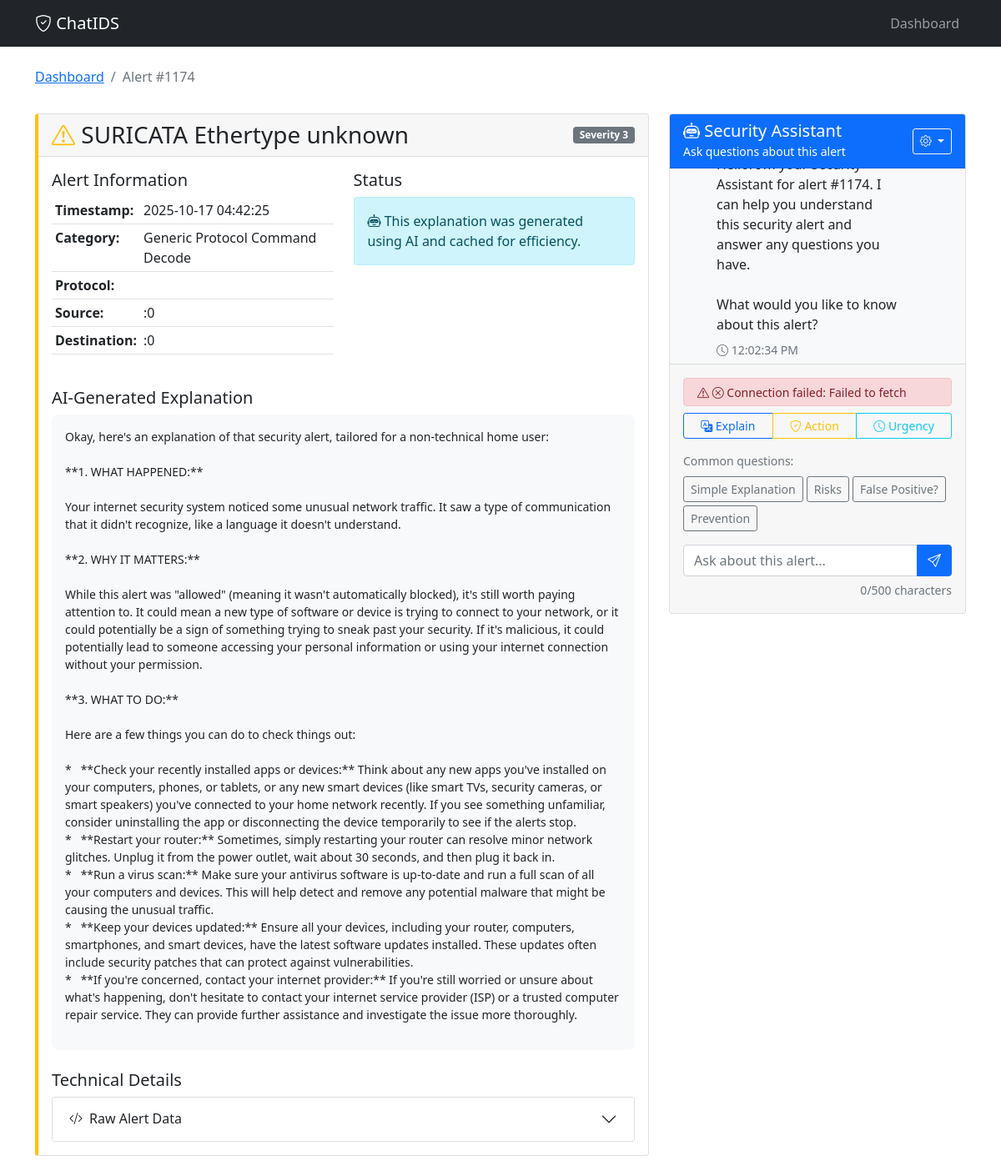
Page /alert/1174 on the committed database.
### tables this page shows
CREATE TABLE alerts (
                    id INTEGER PRIMARY KEY AUTOINCREMENT,
                    timestamp DATETIME DEFAULT CURRENT_TIMESTAMP,
                    alert_signature TEXT,
                    alert_category TEXT,
                    severity INTEGER,
                    src_ip TEXT,
                    dest_ip TEXT,
                    src_port INTEGER,
                    dest_port INTEGER,
                    protocol TEXT,
                    raw_alert TEXT,
                    explanation TEXT,
                    explanation_cached BOOLEAN DEFAULT 0
                );

### webapp.py (the view)
@app.route('/alert/<int:alert_id>')
def alert_detail(alert_id):
    if not alert_manager:
        return "Database not initialized", 500
    alert = alert_manager.get_alert_details(alert_id)
    if not alert:
        return "Alert not found", 404
    return render_template('alert_detail.html', alert=alert)

### webapp.py (called while the page is built)
def tojsonpretty(value):
    return json.dumps(value, indent=2, default=str)

    def get_alert_details(self, alert_id: int):
        with sqlite3.connect(self.db_path) as conn:
            conn.row_factory = sqlite3.Row
            cursor = conn.execute("SELECT * FROM alerts WHERE id = ?", (alert_id,))
            alert = cursor.fetchone()
            if alert:
                alert_dict = dict(alert)
                if alert_dict['raw_alert']:
                    try:
                        alert_dict['raw_alert_parsed'] = json.loads(alert_dict['raw_alert'])
                    except json.JSONDecodeError:
                        alert_dict['raw_alert_parsed'] = None
                return alert_dict
            return None

### templates/alert_detail.html (shortened to what this page needs)
{% extends "base.html" %}
{% block content %}
<div class="row mb-3">
    <div class="col">
        <nav aria-label="breadcrumb">
            <ol class="breadcrumb">
                <li class="breadcrumb-item"><a href="{{ url_for('dashboard') }}">Dashboard</a></li>
                <li class="breadcrumb-item active">Alert #{{ alert.id }}</li>
            </ol>
        </nav>
    </div>
</div>
<div class="row">
    <div class="col-md-8">
        <div class="card severity-{{ alert.severity }} mb-4">
            <div class="card-header">
                <div class="d-flex justify-content-between align-items-center">
                    <h3 class="mb-0">
                        <i class="bi bi-exclamation-triangle text-warning"></i>
                        {{ alert.alert_signature }}
                    </h3>
                    <span class="badge bg-{% if alert.severity == 1 %}danger{% elif alert.severity == 2 %}warning{% else %}secondary{% endif %}">
                        Severity {{ alert.severity }}
                    </span>
                </div>
            </div>
            <div class="card-body">
                <div class="row mb-4">
                    <div class="col-md-6">
                        <h5>Alert Information</h5>
                        <table class="table table-sm">
                            <tr><td><strong>Timestamp:</strong></td><td>{{ alert.timestamp }}</td></tr>
                            <tr><td><strong>Category:</strong></td><td>{{ alert.alert_category }}</td></tr>
                            <tr><td><strong>Protocol:</strong></td><td>{{ alert.protocol }}</td></tr>
                            <tr><td><strong>Source:</strong></td><td>{{ alert.src_ip }}:{{ alert.src_port }}</td></tr>
                            <tr><td><strong>Destination:</strong></td><td>{{ alert.dest_ip }}:{{ alert.dest_port }}</td></tr>
                        </table>
                    </div>
                    <div class="col-md-6">
                        <h5>Status</h5>
                        <div class="alert alert-info">
                            <i class="bi bi-robot"></i>
                            {% if alert.explanation_cached %}
                            This explanation was generated using AI and cached for efficiency.
                            {% else %}
                            This alert has not been processed through AI explanation yet.
                            {% endif %}
                        </div>
                    </div>
                </div>
                {% if alert.explanation %}
                <div class="row mb-4">
                    <div class="col">
                        <h5>AI-Generated Explanation</h5>
                        <div class="explanation-box">
                            <pre style="white-space: pre-wrap; font-family: inherit;">{{ alert.explanation }}</pre>
                        </div>
                    </div>
                </div>
                {% endif %}
                {% if alert.raw_alert_parsed %}
                <div class="row">
                    <div class="col">
                        <h5>Technical Details</h5>
                        <div class="accordion" id="technicalDetails">
                            <div class="accordion-item">
                                <h2 class="accordion-header" id="rawDataHeader">
                                    <button class="accordion-button collapsed" type="button" data-bs-toggle="collapse" data-bs-target="#rawDataCollapse">
                                        <i class="bi bi-code-slash me-2"></i> Raw Alert Data
                                    </button>
                                </h2>
                            </div>
                        </div>
                    </div>
                </div>
                {% endif %}
            </div>
        </div>
    </div>
    <div class="col-md-4">
        <div class="card chat-card" style="height: 600px; display: flex; flex-direction: column;">
            <div class="card-header bg-primary text-white d-flex justify-content-between align-items-center">
                <div>
                    <h5 class="mb-0">
                        <i class="bi bi-robot"></i> Security Assistant
                    </h5>
                    <small>Ask questions about this alert</small>
                </div>
                <div class="dropdown">
                    <button class="btn btn-sm btn-outline-light dropdown-toggle" type="button" data-bs-toggle="dropdown">
                        <i class="bi bi-gear"></i>
                    </button>
                </div>
            </div>
            <div class="card-body p-0" style="flex: 1; overflow: hidden;">
                <div id="chatMessages" class="p-3" style="height: 100%; overflow-y: auto; background-color: #f8f9fa;">
                </div>
            </div>
            <div class="card-footer p-3">
                <div id="connectionStatus" class="alert alert-warning d-none mb-2 py-1">
                    <small><i class="bi bi-exclamation-triangle"></i> <span id="statusMessage">Checking connection...</span></small>
                </div>
                <div class="mb-3">
                    <div class="btn-group w-100" role="group">
                        <button type="button" class="btn btn-outline-primary btn-sm" onclick="quickQuestion('What does this alert mean?')">
                            <i class="bi bi-translate"></i> Explain
                        </button>
                        <button type="button" class="btn btn-outline-warning btn-sm" onclick="quickQuestion('What should I do about this?')">
                            <i class="bi bi-shield-check"></i> Action
                        </button>
                        <button type="button" class="btn btn-outline-info btn-sm" onclick="quickQuestion('Is this urgent?')">
                            <i class="bi bi-clock"></i> Urgency
                        </button>
                    </div>
                </div>
                <div class="mb-3">
                    <small class="text-muted d-block mb-2">Common questions:</small>
                    <div id="suggestedQuestions" class="d-flex flex-wrap gap-1">
                        <button type="button" class="btn btn-outline-secondary btn-sm" onclick="quickQuestion('Explain this like I\'m 10 years old')">
                            Simple Explanation
                        </button>
                        <button type="button" class="btn btn-outline-secondary btn-sm" onclick="quickQuestion('What are the risks?')">
                            Risks
                        </button>
                        <button type="button" class="btn btn-outline-secondary btn-sm" onclick="quickQuestion('Could this be a false positive?')">
                            False Positive?
                        </button>
                        <button type="button" class="btn btn-outline-secondary btn-sm" onclick="quickQuestion('How to prevent this?')">
                            Prevention
                        </button>
                    </div>
                </div>
                <div class="input-group">
                    <input type="text" id="chatInput" class="form-control" placeholder="Ask about this alert..."
                           onkeypress="handleChatKeypress(event)" autocomplete="off">
                    <button class="btn btn-primary" onclick="sendChatMessage()" id="sendButton">
                        <i class="bi bi-send"></i>
                    </button>
                </div>
                <div class="mt-1 text-end">
                    <small class="text-muted">
                        <span id="charCount">0</span>/500 characters
                    </small>
                </div>
            </div>
        </div>
    </div>
</div>
{% endblock %}

### templates/base.html (style rules this page uses)
.severity-3 { border-left: 4px solid #ffc107; }
.explanation-box { background-color: #f8f9fa; border-radius: 8px; padding: 1rem; }

### rows in the picture
alerts: id "1174", alert_signature "SURICATA Ethertype unknown", severity "3", timestamp "2025-10-17 04:42:25", alert_category "Generic Protocol Command Decode", src_port "0", dest_port "0", explanation "Okay, here's an explanation of that security alert, tailored for a non-technical home user: **1. WHAT HAPPENED:** Your internet security system noticed some unusual network traffic. It saw a type of communication that it didn't recognize, like a language it doesn't understand. **2. WHY IT MATTERS:** While this alert was \"allowed\" (meaning it wasn't automatically blocked), it's still worth paying attention to. It could mean a new type of software or device is trying to connect to your network, or it could potentially be a sign of something trying to sneak past your security. If it's malicious, it could potentially lead to someone accessing your personal information or using your internet…"
